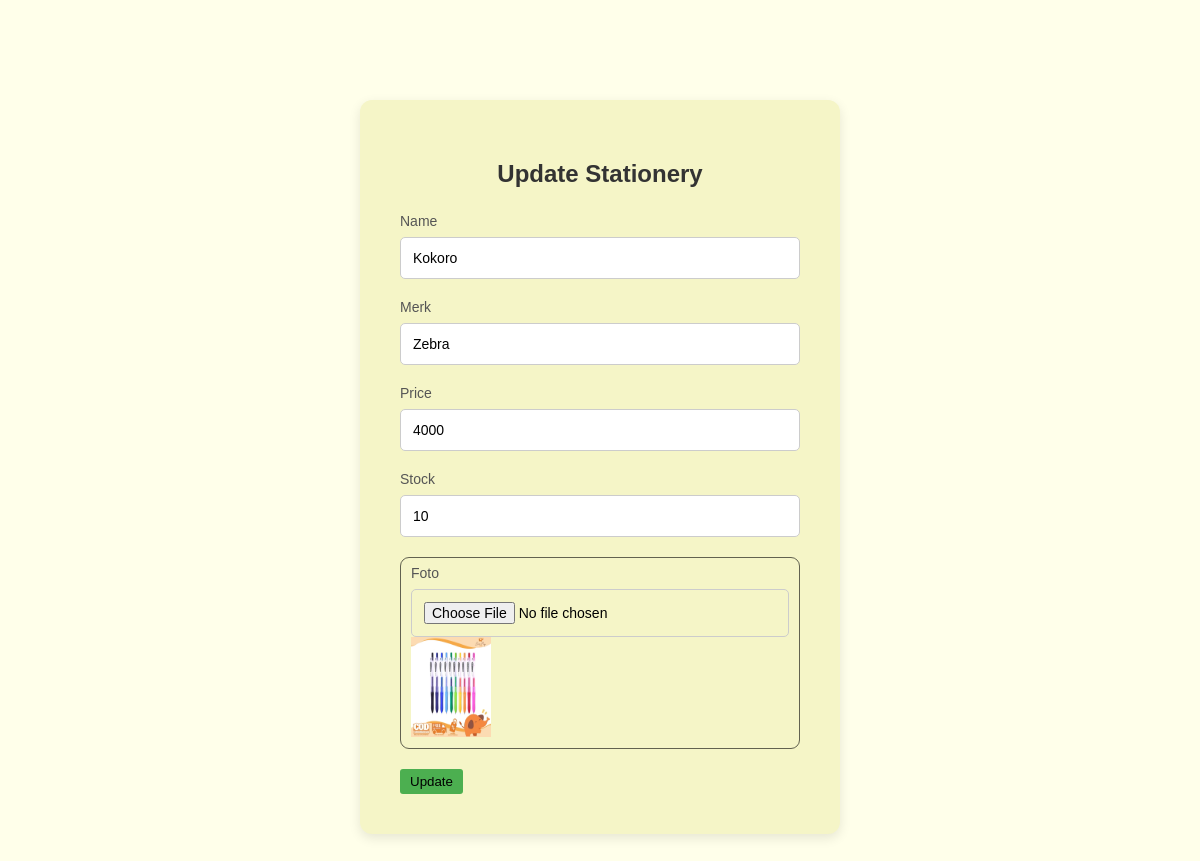
/2_update.php?id_stationery=31, run on the app's committed database.
### tables this page shows
CREATE TABLE `stationery` (
  `id_stationery` int(11) NOT NULL,
  `name` varchar(50) NOT NULL,
  `merk` varchar(20) NOT NULL,
  `price` int(10) NOT NULL,
  `stock` int(10) NOT NULL,
  `photo` varchar(255) NOT NULL
);

### 2_update.php (the view, shortened to what this page needs)
<?php
require "connect.php";
$id_stationery = $_GET['id_stationery'];
$query = "SELECT * FROM stationery WHERE id_stationery = $id_stationery";
$result = mysqli_query($conn, $query);
$stationery = [];
while ($row = mysqli_fetch_assoc($result)) {
    $stationery[] = $row;
}
$stationery = $stationery[0];
?>
<!DOCTYPE html>
<html lang="en">
<head>
    <link rel="stylesheet" href="style.css" />
</head>
<body>
    <div class="login-container">
        <h2>Update Stationery</h2>
        <form action="" method="post" enctype="multipart/form-data">
            <div class="form-group">
                <label for="name">Name</label>
                <input type="text" id="name" class="label-field" name="name" value="<?php echo $stationery['name']; ?>" required>
            </div>
            <div class="form-group">
                <label for="merk">Merk</label>
                <input type="text" id="merk" class="label-field" name="merk" value="<?php echo $stationery['merk']; ?>" required>
            </div>
            <div class="form-group">
                <label for="price">Price</label>
                <input type="number" id="price" class="label-field" name="price" value="<?php echo $stationery['price']; ?>" required>
            </div>
            <div class="form-group">
                <label for="stock">Stock</label>
                <input type="number" id="stock" class="label-field" name="stock" value="<?php echo $stationery['stock']; ?>" required>
            </div>
            <div class="form-group" style="border: 1px solid rgba(0,0,0,0.6); border-radius:9px; padding: 7px 10px; font-size: 16px;">
                <label for="foto" class="label-field">Foto</label>
                <input type="file" name="foto" id="foto">
                <br>
                <img src="images/<?php echo $stationery['photo']; ?>" alt="<?php echo $stationery['photo'] ?>" style="width: 80px; height: 100px;">
            </div>
            <button type="submit" class="button-crud" name="tambah">Update</button>
        </form>
    </div>
</body>
</html>

### style.css (style rules this page uses)
body { margin: 0; padding: 0; font-family: Arial, sans-serif; background-color: #ffffea; transition: background-color 0.4s, color 0.4s; height: 100%; }
.login-container { background-color: #f5f5c7; padding: 40px; border-radius: 12px; box-shadow: 0 4px 12px rgba(0, 0, 0, 0.1); max-width: 400px; width: 100%; margin: 100px auto 500px; }
.login-container h2 { text-align: center; margin-bottom: 25px; color: #333; font-weight: 600; }
.form-group { margin-bottom: 20px; }
.form-group label { font-size: 14px; color: #555; display: block; margin-bottom: 8px; }
.form-group input { width: 100%; padding: 12px; font-size: 14px; border: 1px solid #ccc; border-radius: 5px; box-sizing: border-box; }
button { padding: 5px 10px; border: none; border-radius: 3px; cursor: pointer; }
.button-crud { padding: 5px 10px; border: none; border-radius: 3px; cursor: pointer; background-color: #4CAF50; }

### 2_update.php (style rules this page uses)
body { font-family: 'Poppins', sans-serif; }

### data on the page
stationery: name "Kokoro", merk "Zebra", price "4000", stock "10", photo (picture)
